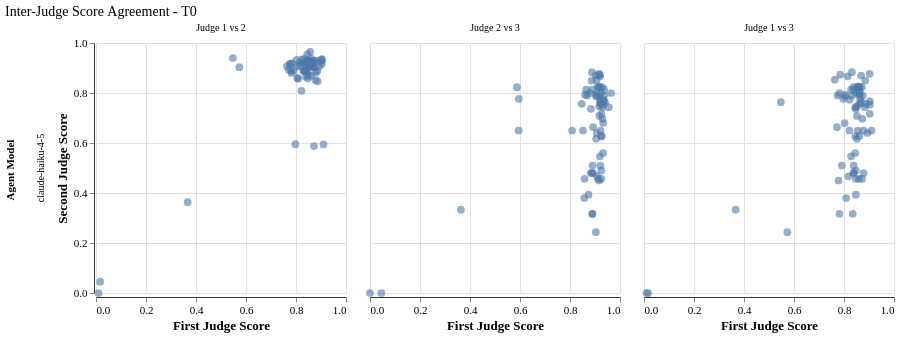

Write the Vega-Lite specification saved for this chart.
### Vega-Lite specification from a JSON file in a GitHub repository (floating-point values rounded to 4 significant figures; data arrays with more than 128 entries replaced by an {"elided": "..."} marker saying what was removed)
{"config": {"font": "serif", "axis": {"labelFontSize": 11, "titleFontSize": 13, "gridColor": "#e0e0e0", "domainColor": "#333333"}, "legend": {"labelFontSize": 11, "titleFontSize": 12}, "title": {"fontSize": 14, "anchor": "start", "fontWeight": "normal"}, "view": {"stroke": null, "continuousWidth": 400, "continuousHeight": 300}, "mark": {"tooltip": true}}, "data": {"name": "data-9a1721a88d2b5a0f622a16402bab3ccd"}, "facet": {"column": {"field": "pair_label", "sort": ["Judge 1 vs 2", "Judge 2 vs 3", "Judge 1 vs 3"], "title": null, "type": "nominal"}, "row": {"field": "agent_model", "title": "Agent Model", "type": "nominal"}}, "spec": {"mark": {"type": "circle", "opacity": 0.6, "size": 60}, "encoding": {"tooltip": [{"field": "pair_label", "title": "Comparison", "type": "nominal"}, {"field": "judge_x", "title": "Judge", "type": "nominal"}, {"field": "score_x", "format": ".3f", "title": "Score X", "type": "quantitative"}, {"field": "judge_y", "title": "Judge", "type": "nominal"}, {"field": "score_y", "format": ".3f", "title": "Score Y", "type": "quantitative"}], "x": {"field": "score_x", "scale": {"domain": [0.0, 1.0]}, "title": "First Judge Score", "type": "quantitative"}, "y": {"field": "score_y", "scale": {"domain": [0.0, 1.0]}, "title": "Second Judge Score", "type": "quantitative"}}, "height": 250, "width": 250}, "resolve": {"scale": {"x": "shared", "y": "shared"}}, "title": "Inter-Judge Score Agreement - T0", "$schema": "https://vega.github.io/schema/vega-lite/v6.1.0.json", "datasets": {"data-9a1721a88d2b5a0f622a16402bab3ccd": {"elided": "216 records"}}}
